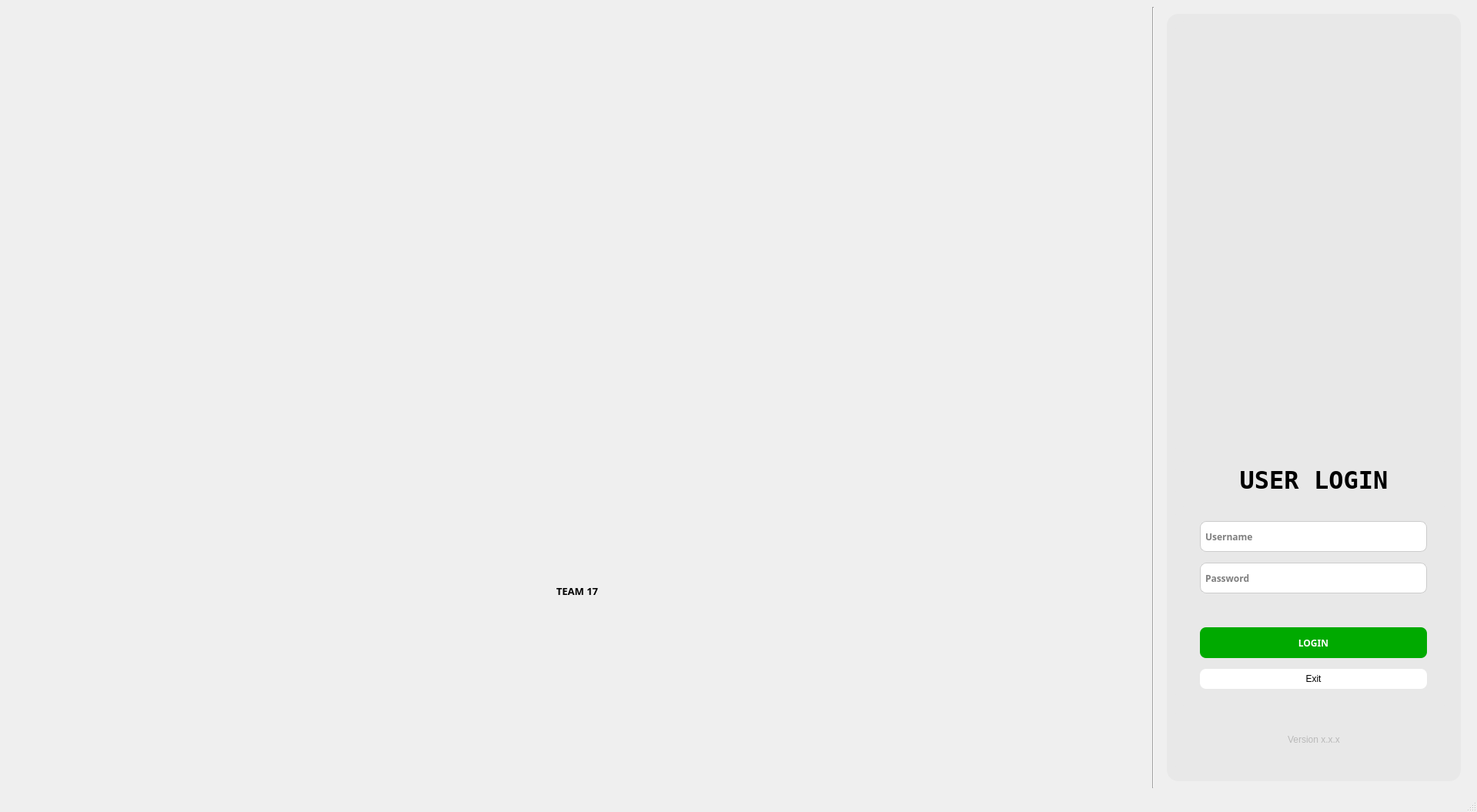
<?xml version="1.0" encoding="UTF-8"?>
<ui version="4.0">
 <class>MainWindow</class>
 <widget class="QMainWindow" name="MainWindow">
  <property name="geometry">
   <rect>
    <x>0</x>
    <y>0</y>
    <width>1919</width>
    <height>1055</height>
   </rect>
  </property>
  <property name="windowTitle">
   <string>MainWindow</string>
  </property>
  <widget class="QWidget" name="centralwidget">
   <layout class="QHBoxLayout" name="horizontalLayout">
    <item>
     <widget class="QWidget" name="left_panel" native="true">
      <property name="minimumSize">
       <size>
        <width>1480</width>
        <height>0</height>
       </size>
      </property>
      <property name="maximumSize">
       <size>
        <width>1480</width>
        <height>16777215</height>
       </size>
      </property>
      <layout class="QVBoxLayout" name="verticalLayout_2">
       <item>
        <widget class="QLabel" name="logo">
         <property name="font">
          <font>
           <family>MS Shell Dlg 2</family>
          </font>
         </property>
         <property name="styleSheet">
          <string notr="true">border-radius: 30px;</string>
         </property>
         <property name="text">
          <string/>
         </property>
         <property name="pixmap">
          <pixmap resource="../resources/icon/myicons.qrc">:/icons/the_project.png</pixmap>
         </property>
         <property name="scaledContents">
          <bool>true</bool>
         </property>
         <property name="alignment">
          <set>Qt::AlignCenter</set>
         </property>
        </widget>
       </item>
       <item>
        <widget class="QLabel" name="team_label">
         <property name="font">
          <font>
           <family>Cascadia Mono SemiBold</family>
           <pointsize>10</pointsize>
           <weight>75</weight>
           <bold>true</bold>
          </font>
         </property>
         <property name="text">
          <string>TEAM 17</string>
         </property>
         <property name="alignment">
          <set>Qt::AlignCenter</set>
         </property>
        </widget>
       </item>
      </layout>
     </widget>
    </item>
    <item>
     <widget class="Line" name="line">
      <property name="orientation">
       <enum>Qt::Vertical</enum>
      </property>
     </widget>
    </item>
    <item>
     <widget class="QWidget" name="right_panel" native="true">
      <property name="minimumSize">
       <size>
        <width>400</width>
        <height>0</height>
       </size>
      </property>
      <property name="maximumSize">
       <size>
        <width>400</width>
        <height>16777215</height>
       </size>
      </property>
      <layout class="QVBoxLayout" name="verticalLayout_3">
       <item>
        <widget class="QFrame" name="login_frame">
         <property name="styleSheet">
          <string notr="true">background-color: rgb(232, 232, 232);
border-radius: 15px;</string>
         </property>
         <property name="frameShape">
          <enum>QFrame::Panel</enum>
         </property>
         <property name="frameShadow">
          <enum>QFrame::Sunken</enum>
         </property>
         <property name="lineWidth">
          <number>1</number>
         </property>
         <property name="midLineWidth">
          <number>0</number>
         </property>
         <layout class="QVBoxLayout" name="verticalLayout" stretch="0,0,0,0">
          <property name="leftMargin">
           <number>11</number>
          </property>
          <property name="rightMargin">
           <number>11</number>
          </property>
          <item>
           <widget class="QLabel" name="usersIcon">
            <property name="text">
             <string/>
            </property>
            <property name="pixmap">
             <pixmap resource="../resources/icon/myicons.qrc">:/icons/logo2.png</pixmap>
            </property>
            <property name="scaledContents">
             <bool>false</bool>
            </property>
            <property name="alignment">
             <set>Qt::AlignCenter</set>
            </property>
           </widget>
          </item>
          <item>
           <widget class="QLabel" name="login_label">
            <property name="minimumSize">
             <size>
              <width>0</width>
              <height>50</height>
             </size>
            </property>
            <property name="maximumSize">
             <size>
              <width>16777215</width>
              <height>50</height>
             </size>
            </property>
            <property name="font">
             <font>
              <family>Fixedsys</family>
              <pointsize>24</pointsize>
              <weight>75</weight>
              <italic>false</italic>
              <bold>true</bold>
              <underline>false</underline>
              <strikeout>false</strikeout>
             </font>
            </property>
            <property name="styleSheet">
             <string notr="true"/>
            </property>
            <property name="frameShape">
             <enum>QFrame::NoFrame</enum>
            </property>
            <property name="frameShadow">
             <enum>QFrame::Sunken</enum>
            </property>
            <property name="text">
             <string>USER LOGIN</string>
            </property>
            <property name="alignment">
             <set>Qt::AlignCenter</set>
            </property>
           </widget>
          </item>
          <item>
           <widget class="QWidget" name="login_entry" native="true">
            <property name="minimumSize">
             <size>
              <width>0</width>
              <height>255</height>
             </size>
            </property>
            <property name="maximumSize">
             <size>
              <width>16777215</width>
              <height>248</height>
             </size>
            </property>
            <layout class="QGridLayout" name="gridLayout" rowstretch="0,0,0,0,0" columnstretch="0">
             <property name="leftMargin">
              <number>11</number>
             </property>
             <property name="topMargin">
              <number>11</number>
             </property>
             <property name="rightMargin">
              <number>12</number>
             </property>
             <property name="horizontalSpacing">
              <number>5</number>
             </property>
             <item row="0" column="0">
              <widget class="QLineEdit" name="username">
               <property name="sizePolicy">
                <sizepolicy hsizetype="Preferred" vsizetype="Preferred">
                 <horstretch>0</horstretch>
                 <verstretch>0</verstretch>
                </sizepolicy>
               </property>
               <property name="minimumSize">
                <size>
                 <width>295</width>
                 <height>20</height>
                </size>
               </property>
               <property name="maximumSize">
                <size>
                 <width>230</width>
                 <height>40</height>
                </size>
               </property>
               <property name="sizeIncrement">
                <size>
                 <width>0</width>
                 <height>0</height>
                </size>
               </property>
               <property name="baseSize">
                <size>
                 <width>0</width>
                 <height>0</height>
                </size>
               </property>
               <property name="font">
                <font>
                 <family>Bahnschrift SemiBold</family>
                 <pointsize>9</pointsize>
                 <weight>75</weight>
                 <bold>true</bold>
                </font>
               </property>
               <property name="layoutDirection">
                <enum>Qt::LeftToRight</enum>
               </property>
               <property name="autoFillBackground">
                <bool>false</bool>
               </property>
               <property name="styleSheet">
                <string notr="true">QLineEdit {
    border: 1px solid #ccc;
    border-radius: 8px;
    padding: 4px;
    background: white;
}</string>
               </property>
               <property name="frame">
                <bool>true</bool>
               </property>
               <property name="alignment">
                <set>Qt::AlignLeading|Qt::AlignLeft|Qt::AlignVCenter</set>
               </property>
               <property name="placeholderText">
                <string>Username</string>
               </property>
               <property name="cursorMoveStyle">
                <enum>Qt::LogicalMoveStyle</enum>
               </property>
              </widget>
             </item>
             <item row="1" column="0">
              <widget class="QLineEdit" name="password">
               <property name="sizePolicy">
                <sizepolicy hsizetype="Preferred" vsizetype="Preferred">
                 <horstretch>0</horstretch>
                 <verstretch>0</verstretch>
                </sizepolicy>
               </property>
               <property name="minimumSize">
                <size>
                 <width>295</width>
                 <height>20</height>
                </size>
               </property>
               <property name="maximumSize">
                <size>
                 <width>230</width>
                 <height>40</height>
                </size>
               </property>
               <property name="sizeIncrement">
                <size>
                 <width>0</width>
                 <height>0</height>
                </size>
               </property>
               <property name="baseSize">
                <size>
                 <width>0</width>
                 <height>0</height>
                </size>
               </property>
               <property name="font">
                <font>
                 <family>Bahnschrift SemiBold</family>
                 <pointsize>9</pointsize>
                 <weight>75</weight>
                 <bold>true</bold>
                </font>
               </property>
               <property name="layoutDirection">
                <enum>Qt::LeftToRight</enum>
               </property>
               <property name="styleSheet">
                <string notr="true">QLineEdit {
    border: 1px solid #ccc;
    border-radius: 8px;
    padding: 4px;
    background: white;
}</string>
               </property>
               <property name="frame">
                <bool>true</bool>
               </property>
               <property name="echoMode">
                <enum>QLineEdit::Password</enum>
               </property>
               <property name="alignment">
                <set>Qt::AlignLeading|Qt::AlignLeft|Qt::AlignVCenter</set>
               </property>
               <property name="placeholderText">
                <string>Password</string>
               </property>
               <property name="cursorMoveStyle">
                <enum>Qt::LogicalMoveStyle</enum>
               </property>
              </widget>
             </item>
             <item row="4" column="0">
              <widget class="QPushButton" name="exit">
               <property name="sizePolicy">
                <sizepolicy hsizetype="Preferred" vsizetype="Preferred">
                 <horstretch>0</horstretch>
                 <verstretch>0</verstretch>
                </sizepolicy>
               </property>
               <property name="minimumSize">
                <size>
                 <width>295</width>
                 <height>20</height>
                </size>
               </property>
               <property name="maximumSize">
                <size>
                 <width>230</width>
                 <height>26</height>
                </size>
               </property>
               <property name="styleSheet">
                <string notr="true">QPushButton {
color: rgb(0, 0, 0);
background-color: rgb(255, 255, 255);
border-radius: 8px;
}

QPushButton:hover {
                background-color: rgb(199, 199, 199);
            }
QPushButton:pressed {
                background-color:rgb(163, 163, 163);
}</string>
               </property>
               <property name="text">
                <string>Exit</string>
               </property>
              </widget>
             </item>
             <item row="3" column="0">
              <widget class="QPushButton" name="login">
               <property name="sizePolicy">
                <sizepolicy hsizetype="Preferred" vsizetype="Preferred">
                 <horstretch>0</horstretch>
                 <verstretch>0</verstretch>
                </sizepolicy>
               </property>
               <property name="minimumSize">
                <size>
                 <width>295</width>
                 <height>20</height>
                </size>
               </property>
               <property name="maximumSize">
                <size>
                 <width>230</width>
                 <height>40</height>
                </size>
               </property>
               <property name="sizeIncrement">
                <size>
                 <width>0</width>
                 <height>0</height>
                </size>
               </property>
               <property name="baseSize">
                <size>
                 <width>0</width>
                 <height>0</height>
                </size>
               </property>
               <property name="font">
                <font>
                 <family>Bahnschrift SemiBold</family>
                 <pointsize>9</pointsize>
                 <weight>75</weight>
                 <bold>true</bold>
                </font>
               </property>
               <property name="styleSheet">
                <string notr="true">QPushButton {
color: rgb(255, 255, 255);
background-color: rgb(0, 170, 0);
border-radius: 8px;
}

QPushButton:hover {
                background-color: rgb(85, 255, 127);
            }
QPushButton:pressed {
                background-color:rgb(60, 182, 89);
          }</string>
               </property>
               <property name="text">
                <string>LOGIN</string>
               </property>
               <property name="flat">
                <bool>false</bool>
               </property>
              </widget>
             </item>
             <item row="2" column="0">
              <spacer name="verticalSpacer">
               <property name="orientation">
                <enum>Qt::Vertical</enum>
               </property>
               <property name="sizeType">
                <enum>QSizePolicy::Preferred</enum>
               </property>
               <property name="sizeHint" stdset="0">
                <size>
                 <width>0</width>
                 <height>30</height>
                </size>
               </property>
              </spacer>
             </item>
            </layout>
           </widget>
          </item>
          <item>
           <widget class="QLabel" name="version_label">
            <property name="minimumSize">
             <size>
              <width>0</width>
              <height>60</height>
             </size>
            </property>
            <property name="maximumSize">
             <size>
              <width>16777215</width>
              <height>90</height>
             </size>
            </property>
            <property name="styleSheet">
             <string notr="true">color: rgb(185, 185, 185);</string>
            </property>
            <property name="text">
             <string>Version x.x.x</string>
            </property>
            <property name="alignment">
             <set>Qt::AlignCenter</set>
            </property>
           </widget>
          </item>
         </layout>
        </widget>
       </item>
      </layout>
     </widget>
    </item>
   </layout>
  </widget>
  <widget class="QMenuBar" name="menubar">
   <property name="geometry">
    <rect>
     <x>0</x>
     <y>0</y>
     <width>1919</width>
     <height>26</height>
    </rect>
   </property>
  </widget>
  <widget class="QStatusBar" name="statusbar"/>
 </widget>
 <resources>
  <include location="../resources/icon/myicons.qrc"/>
  <include location="../../../../../../../../../Program Files (x86)/resources/icon/myicons.qrc"/>
 </resources>
 <connections/>
</ui>
